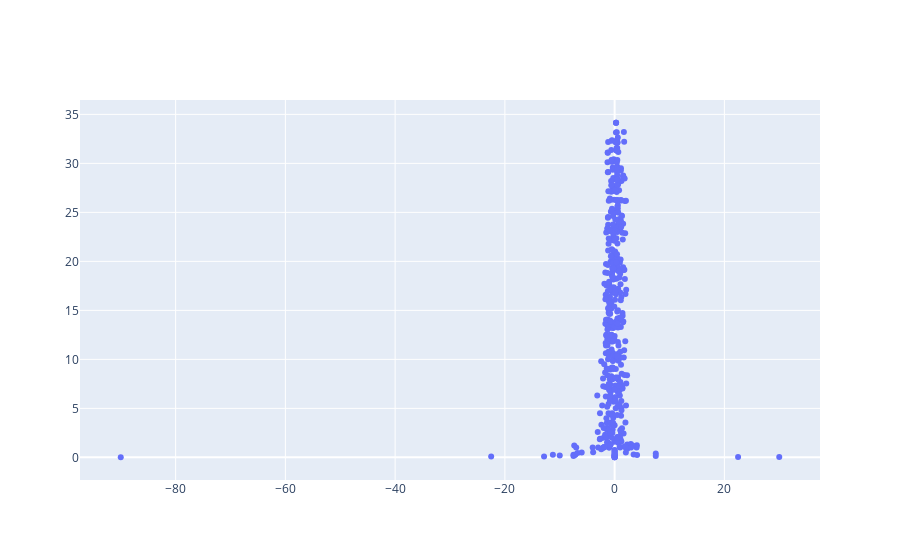

The notebook cell this image was saved under:
### Code cell
iplot(fig)

### Figure 1 — Plotly figure (JSON) as saved in the notebook; plotly's stock layout.template omitted (floating-point values rounded to 4 significant figures; data arrays with more than 128 entries replaced by an {"elided": "..."} marker saying what was removed)
{"data": [{"hoverinfo": "text", "hovertext": {"elided": "470 str values"}, "mode": "markers", "type": "scatter", "x": {"elided": "470 float values"}, "y": {"elided": "470 float values"}}], "layout": {"autosize": true, "xaxis": {"autorange": true, "range": [-97.25, 37.25], "type": "linear"}, "yaxis": {"autorange": true, "range": [-2.489, 36.64], "type": "linear"}}}
